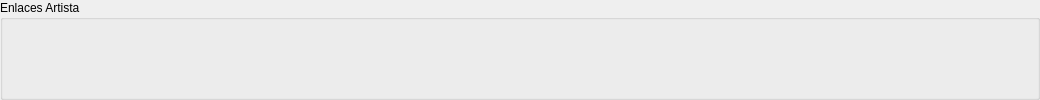
                   <widget class="QGroupBox" name="artist_links_group">
                    <property name="title">
                     <string>Enlaces Artista</string>
                    </property>
                    <layout class="QHBoxLayout" name="horizontalLayout_3">
                     <property name="leftMargin">
                      <number>0</number>
                     </property>
                     <property name="topMargin">
                      <number>0</number>
                     </property>
                     <property name="rightMargin">
                      <number>0</number>
                     </property>
                     <property name="bottomMargin">
                      <number>0</number>
                     </property>
                     <item>
                      <widget class="QPushButton" name="bc_link_button">
                       <property name="minimumSize">
                        <size>
                         <width>34</width>
                         <height>34</height>
                        </size>
                       </property>
                       <property name="maximumSize">
                        <size>
                         <width>34</width>
                         <height>34</height>
                        </size>
                       </property>
                       <property name="text">
                        <string/>
                       </property>
                       <property name="icon">
                        <iconset resource="../../images.qrc">
                         <normaloff>:/services/bandcamp</normaloff>:/services/bandcamp</iconset>
                       </property>
                       <property name="iconSize">
                        <size>
                         <width>32</width>
                         <height>32</height>
                        </size>
                       </property>
                       <property name="flat">
                        <bool>true</bool>
                       </property>
                      </widget>
                     </item>
                     <item>
                      <widget class="QPushButton" name="soudcloud_link_button">
                       <property name="minimumSize">
                        <size>
                         <width>34</width>
                         <height>34</height>
                        </size>
                       </property>
                       <property name="maximumSize">
                        <size>
                         <width>34</width>
                         <height>34</height>
                        </size>
                       </property>
                       <property name="text">
                        <string/>
                       </property>
                       <property name="icon">
                        <iconset resource="../../images.qrc">
                         <normaloff>:/services/soundcloud</normaloff>:/services/soundcloud</iconset>
                       </property>
                       <property name="iconSize">
                        <size>
                         <width>32</width>
                         <height>32</height>
                        </size>
                       </property>
                       <property name="flat">
                        <bool>true</bool>
                       </property>
                      </widget>
                     </item>
                     <item>
                      <widget class="QPushButton" name="yt_link_button">
                       <property name="minimumSize">
                        <size>
                         <width>34</width>
                         <height>34</height>
                        </size>
                       </property>
                       <property name="maximumSize">
                        <size>
                         <width>34</width>
                         <height>34</height>
                        </size>
                       </property>
                       <property name="text">
                        <string/>
                       </property>
                       <property name="icon">
                        <iconset resource="../../images.qrc">
                         <normaloff>:/services/youtube</normaloff>:/services/youtube</iconset>
                       </property>
                       <property name="iconSize">
                        <size>
                         <width>32</width>
                         <height>32</height>
                        </size>
                       </property>
                       <property name="flat">
                        <bool>true</bool>
                       </property>
                      </widget>
                     </item>
                     <item>
                      <widget class="QPushButton" name="spot_link_button">
                       <property name="minimumSize">
                        <size>
                         <width>34</width>
                         <height>34</height>
                        </size>
                       </property>
                       <property name="maximumSize">
                        <size>
                         <width>34</width>
                         <height>34</height>
                        </size>
                       </property>
                       <property name="text">
                        <string/>
                       </property>
                       <property name="icon">
                        <iconset resource="../../images.qrc">
                         <normaloff>:/services/spotify</normaloff>:/services/spotify</iconset>
                       </property>
                       <property name="iconSize">
                        <size>
                         <width>32</width>
                         <height>32</height>
                        </size>
                       </property>
                       <property name="flat">
                        <bool>true</bool>
                       </property>
                      </widget>
                     </item>
                     <item>
                      <widget class="QPushButton" name="vimeo_link_button">
                       <property name="minimumSize">
                        <size>
                         <width>34</width>
                         <height>34</height>
                        </size>
                       </property>
                       <property name="maximumSize">
                        <size>
                         <width>34</width>
                         <height>34</height>
                        </size>
                       </property>
                       <property name="text">
                        <string/>
                       </property>
                       <property name="icon">
                        <iconset resource="../../images.qrc">
                         <normaloff>:/services/vimeo</normaloff>:/services/vimeo</iconset>
                       </property>
                       <property name="iconSize">
                        <size>
                         <width>32</width>
                         <height>32</height>
                        </size>
                       </property>
                       <property name="flat">
                        <bool>true</bool>
                       </property>
                      </widget>
                     </item>
                     <item>
                      <widget class="QPushButton" name="boomkat_link_button">
                       <property name="minimumSize">
                        <size>
                         <width>34</width>
                         <height>34</height>
                        </size>
                       </property>
                       <property name="maximumSize">
                        <size>
                         <width>34</width>
                         <height>34</height>
                        </size>
                       </property>
                       <property name="text">
                        <string/>
                       </property>
                       <property name="icon">
                        <iconset resource="../../images.qrc">
                         <normaloff>:/services/boomkat</normaloff>:/services/boomkat</iconset>
                       </property>
                       <property name="iconSize">
                        <size>
                         <width>32</width>
                         <height>32</height>
                        </size>
                       </property>
                       <property name="flat">
                        <bool>true</bool>
                       </property>
                      </widget>
                     </item>
                     <item>
                      <widget class="QPushButton" name="juno_link_button">
                       <property name="minimumSize">
                        <size>
                         <width>34</width>
                         <height>34</height>
                        </size>
                       </property>
                       <property name="maximumSize">
                        <size>
                         <width>34</width>
                         <height>34</height>
                        </size>
                       </property>
                       <property name="text">
                        <string/>
                       </property>
                       <property name="icon">
                        <iconset resource="../../images.qrc">
                         <normaloff>:/services/juno</normaloff>:/services/juno</iconset>
                       </property>
                       <property name="iconSize">
                        <size>
                         <width>32</width>
                         <height>32</height>
                        </size>
                       </property>
                       <property name="flat">
                        <bool>true</bool>
                       </property>
                      </widget>
                     </item>
                     <item>
                      <widget class="QPushButton" name="allmusic_link_button">
                       <property name="minimumSize">
                        <size>
                         <width>34</width>
                         <height>34</height>
                        </size>
                       </property>
                       <property name="maximumSize">
                        <size>
                         <width>34</width>
                         <height>34</height>
                        </size>
                       </property>
                       <property name="text">
                        <string/>
                       </property>
                       <property name="icon">
                        <iconset resource="../../images.qrc">
                         <normaloff>:/services/allmusic</normaloff>:/services/allmusic</iconset>
                       </property>
                       <property name="iconSize">
                        <size>
                         <width>32</width>
                         <height>32</height>
                        </size>
                       </property>
                       <property name="flat">
                        <bool>true</bool>
                       </property>
                      </widget>
                     </item>
                     <item>
                      <widget class="QPushButton" name="discogs_link_button">
                       <property name="minimumSize">
                        <size>
                         <width>34</width>
                         <height>34</height>
                        </size>
                       </property>
                       <property name="maximumSize">
                        <size>
                         <width>34</width>
                         <height>34</height>
                        </size>
                       </property>
                       <property name="text">
                        <string/>
                       </property>
                       <property name="icon">
                        <iconset resource="../../images.qrc">
                         <normaloff>:/services/discogs</normaloff>:/services/discogs</iconset>
                       </property>
                       <property name="iconSize">
                        <size>
                         <width>32</width>
                         <height>32</height>
                        </size>
                       </property>
                       <property name="flat">
                        <bool>true</bool>
                       </property>
                      </widget>
                     </item>
                     <item>
                      <widget class="QPushButton" name="imdb_link_button">
                       <property name="minimumSize">
                        <size>
                         <width>34</width>
                         <height>34</height>
                        </size>
                       </property>
                       <property name="maximumSize">
                        <size>
                         <width>34</width>
                         <height>34</height>
                        </size>
                       </property>
                       <property name="text">
                        <string/>
                       </property>
                       <property name="icon">
                        <iconset resource="../../images.qrc">
                         <normaloff>:/services/imdb</normaloff>:/services/imdb</iconset>
                       </property>
                       <property name="iconSize">
                        <size>
                         <width>32</width>
                         <height>32</height>
                        </size>
                       </property>
                       <property name="flat">
                        <bool>true</bool>
                       </property>
                      </widget>
                     </item>
                     <item>
                      <widget class="QPushButton" name="lastfm_link_button">
                       <property name="minimumSize">
                        <size>
                         <width>34</width>
                         <height>34</height>
                        </size>
                       </property>
                       <property name="maximumSize">
                        <size>
                         <width>34</width>
                         <height>34</height>
                        </size>
                       </property>
                       <property name="text">
                        <string/>
                       </property>
                       <property name="icon">
                        <iconset resource="../../images.qrc">
                         <normaloff>:/services/lastfm</normaloff>:/services/lastfm</iconset>
                       </property>
                       <property name="iconSize">
                        <size>
                         <width>32</width>
                         <height>32</height>
                        </size>
                       </property>
                       <property name="flat">
                        <bool>true</bool>
                       </property>
                      </widget>
                     </item>
                     <item>
                      <widget class="QPushButton" name="mb_link_button">
                       <property name="minimumSize">
                        <size>
                         <width>34</width>
                         <height>34</height>
                        </size>
                       </property>
                       <property name="maximumSize">
                        <size>
                         <width>34</width>
                         <height>34</height>
                        </size>
                       </property>
                       <property name="text">
                        <string/>
                       </property>
                       <property name="icon">
                        <iconset resource="../../images.qrc">
                         <normaloff>:/services/musicbrainz</normaloff>:/services/musicbrainz</iconset>
                       </property>
                       <property name="iconSize">
                        <size>
                         <width>32</width>
                         <height>32</height>
                        </size>
                       </property>
                       <property name="flat">
                        <bool>true</bool>
                       </property>
                      </widget>
                     </item>
                     <item>
                      <widget class="QPushButton" name="prog_link_button">
                       <property name="minimumSize">
                        <size>
                         <width>34</width>
                         <height>34</height>
                        </size>
                       </property>
                       <property name="maximumSize">
                        <size>
                         <width>34</width>
                         <height>34</height>
                        </size>
                       </property>
                       <property name="text">
                        <string/>
                       </property>
                       <property name="icon">
                        <iconset resource="../../images.qrc">
                         <normaloff>:/services/guitar</normaloff>:/services/guitar</iconset>
                       </property>
                       <property name="iconSize">
                        <size>
                         <width>32</width>
                         <height>32</height>
                        </size>
                       </property>
                       <property name="flat">
                        <bool>true</bool>
                       </property>
                      </widget>
                     </item>
                     <item>
                      <widget class="QPushButton" name="rym_link_button">
                       <property name="minimumSize">
                        <size>
                         <width>34</width>
                         <height>34</height>
                        </size>
                       </property>
                       <property name="maximumSize">
                        <size>
                         <width>34</width>
                         <height>34</height>
                        </size>
                       </property>
                       <property name="text">
                        <string/>
                       </property>
                       <property name="icon">
                        <iconset resource="../../images.qrc">
                         <normaloff>:/services/rym_svg</normaloff>:/services/rym_svg</iconset>
                       </property>
                       <property name="iconSize">
                        <size>
                         <width>32</width>
                         <height>32</height>
                        </size>
                       </property>
                       <property name="flat">
                        <bool>true</bool>
                       </property>
                      </widget>
                     </item>
                     <item>
                      <widget class="QPushButton" name="ra_link_button">
                       <property name="minimumSize">
                        <size>
                         <width>34</width>
                         <height>34</height>
                        </size>
                       </property>
                       <property name="maximumSize">
                        <size>
                         <width>34</width>
                         <height>34</height>
                        </size>
                       </property>
                       <property name="text">
                        <string/>
                       </property>
                       <property name="icon">
                        <iconset resource="../../images.qrc">
                         <normaloff>:/services/ra</normaloff>:/services/ra</iconset>
                       </property>
                       <property name="iconSize">
                        <size>
                         <width>32</width>
                         <height>32</height>
                        </size>
                       </property>
                       <property name="flat">
                        <bool>true</bool>
                       </property>
                      </widget>
                     </item>
                     <item>
                      <widget class="QPushButton" name="setlist_link_button">
                       <property name="minimumSize">
                        <size>
                         <width>34</width>
                         <height>34</height>
                        </size>
                       </property>
                       <property name="maximumSize">
                        <size>
                         <width>34</width>
                         <height>34</height>
                        </size>
                       </property>
                       <property name="text">
                        <string/>
                       </property>
                       <property name="icon">
                        <iconset resource="../../images.qrc">
                         <normaloff>:/services/msg</normaloff>:/services/msg</iconset>
                       </property>
                       <property name="iconSize">
                        <size>
                         <width>32</width>
                         <height>32</height>
                        </size>
                       </property>
                       <property name="flat">
                        <bool>true</bool>
                       </property>
                      </widget>
                     </item>
                     <item>
                      <widget class="QPushButton" name="wiki_link_button">
                       <property name="minimumSize">
                        <size>
                         <width>34</width>
                         <height>34</height>
                        </size>
                       </property>
                       <property name="maximumSize">
                        <size>
                         <width>34</width>
                         <height>34</height>
                        </size>
                       </property>
                       <property name="text">
                        <string/>
                       </property>
                       <property name="icon">
                        <iconset resource="../../images.qrc">
                         <normaloff>:/services/wiki</normaloff>:/services/wiki</iconset>
                       </property>
                       <property name="iconSize">
                        <size>
                         <width>32</width>
                         <height>32</height>
                        </size>
                       </property>
                       <property name="flat">
                        <bool>true</bool>
                       </property>
                      </widget>
                     </item>
                     <item>
                      <widget class="QPushButton" name="whosampled_link_button">
                       <property name="minimumSize">
                        <size>
                         <width>34</width>
                         <height>34</height>
                        </size>
                       </property>
                       <property name="maximumSize">
                        <size>
                         <width>34</width>
                         <height>34</height>
                        </size>
                       </property>
                       <property name="text">
                        <string/>
                       </property>
                       <property name="icon">
                        <iconset resource="../../images.qrc">
                         <normaloff>:/services/whosampled</normaloff>:/services/whosampled</iconset>
                       </property>
                       <property name="iconSize">
                        <size>
                         <width>32</width>
                         <height>32</height>
                        </size>
                       </property>
                       <property name="flat">
                        <bool>true</bool>
                       </property>
                      </widget>
                     </item>
                     <item>
                      <widget class="QPushButton" name="bluesky_link_button">
                       <property name="minimumSize">
                        <size>
                         <width>34</width>
                         <height>34</height>
                        </size>
                       </property>
                       <property name="maximumSize">
                        <size>
                         <width>34</width>
                         <height>34</height>
                        </size>
                       </property>
                       <property name="text">
                        <string/>
                       </property>
                       <property name="icon">
                        <iconset resource="../../images.qrc">
                         <normaloff>:/services/bluesky</normaloff>:/services/bluesky</iconset>
                       </property>
                       <property name="iconSize">
                        <size>
                         <width>32</width>
                         <height>32</height>
                        </size>
                       </property>
                       <property name="flat">
                        <bool>true</bool>
                       </property>
                      </widget>
                     </item>
                     <item>
                      <widget class="QPushButton" name="fb_link_button">
                       <property name="minimumSize">
                        <size>
                         <width>34</width>
                         <height>34</height>
                        </size>
                       </property>
                       <property name="maximumSize">
                        <size>
                         <width>34</width>
                         <height>34</height>
                        </size>
                       </property>
                       <property name="text">
                        <string/>
                       </property>
                       <property name="icon">
                        <iconset resource="../../images.qrc">
                         <normaloff>:/services/facebook</normaloff>:/services/facebook</iconset>
                       </property>
                       <property name="iconSize">
                        <size>
                         <width>32</width>
                         <height>32</height>
                        </size>
                       </property>
                       <property name="flat">
                        <bool>true</bool>
                       </property>
                      </widget>
                     </item>
                     <item>
                      <widget class="QPushButton" name="ig_link_button">
                       <property name="minimumSize">
                        <size>
                         <width>34</width>
                         <height>34</height>
                        </size>
                       </property>
                       <property name="maximumSize">
                        <size>
                         <width>34</width>
                         <height>34</height>
                        </size>
                       </property>
                       <property name="text">
                        <string/>
                       </property>
                       <property name="icon">
                        <iconset resource="../../images.qrc">
                         <normaloff>:/services/instagram</normaloff>:/services/instagram</iconset>
                       </property>
                       <property name="iconSize">
                        <size>
                         <width>32</width>
                         <height>32</height>
                        </size>
                       </property>
                       <property name="flat">
                        <bool>true</bool>
                       </property>
                      </widget>
                     </item>
                     <item>
                      <widget class="QPushButton" name="mastodon_link_button">
                       <property name="minimumSize">
                        <size>
                         <width>34</width>
                         <height>34</height>
                        </size>
                       </property>
                       <property name="maximumSize">
                        <size>
                         <width>34</width>
                         <height>34</height>
                        </size>
                       </property>
                       <property name="text">
                        <string/>
                       </property>
                       <property name="icon">
                        <iconset resource="../../images.qrc">
                         <normaloff>:/services/mastodon</normaloff>:/services/mastodon</iconset>
                       </property>
                       <property name="iconSize">
                        <size>
                         <width>32</width>
                         <height>32</height>
                        </size>
                       </property>
                       <property name="flat">
                        <bool>true</bool>
                       </property>
                      </widget>
                     </item>
                     <item>
                      <widget class="QPushButton" name="myspace_link_button">
                       <property name="minimumSize">
                        <size>
                         <width>34</width>
                         <height>34</height>
                        </size>
                       </property>
                       <property name="maximumSize">
                        <size>
                         <width>34</width>
                         <height>34</height>
                        </size>
                       </property>
                       <property name="text">
                        <string/>
                       </property>
                       <property name="icon">
                        <iconset resource="../../images.qrc">
                         <normaloff>:/services/myspace</normaloff>:/services/myspace</iconset>
                       </property>
                       <property name="iconSize">
                        <size>
                         <width>32</width>
                         <height>32</height>
                        </size>
                       </property>
                       <property name="flat">
                        <bool>true</bool>
                       </property>
                      </widget>
                     </item>
                     <item>
                      <widget class="QPushButton" name="twitter_link_button">
                       <property name="minimumSize">
                        <size>
                         <width>34</width>
                         <height>34</height>
                        </size>
                       </property>
                       <property name="maximumSize">
                        <size>
                         <width>34</width>
                         <height>34</height>
                        </size>
                       </property>
                       <property name="text">
                        <string/>
                       </property>
                       <property name="icon">
                        <iconset resource="../../images.qrc">
                         <normaloff>:/services/twitter</normaloff>:/services/twitter</iconset>
                       </property>
                       <property name="iconSize">
                        <size>
                         <width>32</width>
                         <height>32</height>
                        </size>
                       </property>
                       <property name="flat">
                        <bool>true</bool>
                       </property>
                      </widget>
                     </item>
                     <item>
                      <widget class="QPushButton" name="tumblr_link_button">
                       <property name="minimumSize">
                        <size>
                         <width>34</width>
                         <height>34</height>
                        </size>
                       </property>
                       <property name="maximumSize">
                        <size>
                         <width>34</width>
                         <height>34</height>
                        </size>
                       </property>
                       <property name="text">
                        <string/>
                       </property>
                       <property name="icon">
                        <iconset resource="../../images.qrc">
                         <normaloff>:/services/tumblr</normaloff>:/services/tumblr</iconset>
                       </property>
                       <property name="iconSize">
                        <size>
                         <width>32</width>
                         <height>32</height>
                        </size>
                       </property>
                       <property name="flat">
                        <bool>true</bool>
                       </property>
                      </widget>
                     </item>
                     <item>
                      <spacer name="horizontalSpacer_4">
                       <property name="orientation">
                        <enum>Qt::Orientation::Horizontal</enum>
                       </property>
                       <property name="sizeHint" stdset="0">
                        <size>
                         <width>40</width>
                         <height>20</height>
                        </size>
                       </property>
                      </spacer>
                     </item>
                    </layout>
                   </widget>
